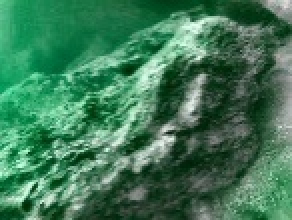
#> input picture examples/paper_samples/enhanced/uccs_rock_05_enhanced.png, 146 x 110 px (shown 2 times larger)
$ python -i no_reference.py   (imports and definitions only)   (older library calls are emulated)
#> lines starting #> are read from the running program, lines starting #| are printed output that depends on the picture
from pathlib import Path
from typing import Dict
import cv2
import numpy as np
from skimage import color, filters, measure


def read_rgb(path: str | Path) -> np.ndarray:
    bgr = cv2.imread(str(path), cv2.IMREAD_COLOR)
#> bgr is the input picture: shape (110, 146, 3); mean B, G, R 87.7, 121.5, 62.6
    if bgr is None:
        raise ValueError(f'Could not read image: {path}')
    return cv2.cvtColor(bgr, cv2.COLOR_BGR2RGB)


def average_gradient(rgb: np.ndarray) -> float:
    gray = cv2.cvtColor(rgb, cv2.COLOR_RGB2GRAY).astype(np.float32)
    gx = cv2.Sobel(gray, cv2.CV_32F, 1, 0, ksize=3)
    gy = cv2.Sobel(gray, cv2.CV_32F, 0, 1, ksize=3)
    return float(np.mean(np.sqrt(gx * gx + gy * gy)))


def colorfulness_contrast_factor(rgb: np.ndarray) -> float:
    lab = color.rgb2lab(rgb / 255.0)
#> lab: shape (110, 146, 3) float64; mean of channels 0, 1, 2 46, -26.1, 13.3
    a = lab[..., 1]
    b = lab[..., 2]
    return float(np.sqrt(np.var(a) + np.var(b)))


def uciqe(rgb: np.ndarray) -> float:
    lab = color.rgb2lab(rgb / 255.0)
    chroma = np.sqrt(lab[..., 1] ** 2 + lab[..., 2] ** 2)
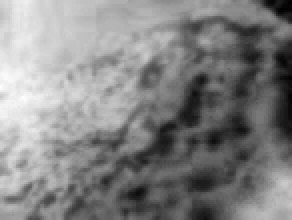
#> chroma: shape (110, 146) float64 (shown 2 times larger); min 0.00332, max 56.86, mean 29.4; drawn with min black and max white
    saturation = chroma / (lab[..., 0] + 1e-6)
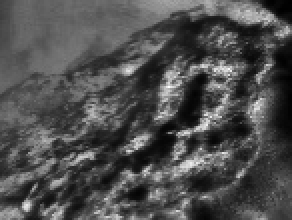
#> saturation: shape (110, 146) float64 (shown 2 times larger); min 5.44e-05, max 2.43, mean 0.75; drawn with min black and max white
    contrast_l = np.percentile(lab[..., 0], 99) - np.percentile(lab[..., 0], 1)
#> contrast_l = 77.28
    return float(0.4680 * np.std(chroma) + 0.2745 * contrast_l + 0.2576 * np.mean(saturation))


def uicm(rgb: np.ndarray) -> float:
    rgb = rgb.astype(np.float32)
    r, g, b = rgb[..., 0], rgb[..., 1], rgb[..., 2]
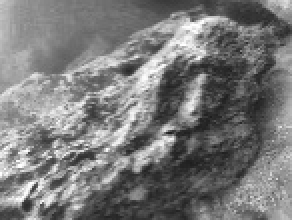
#> g: shape (110, 146) float32 (shown 2 times larger); min 29, max 255, mean 121.5
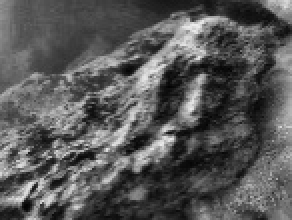
#> b: shape (110, 146) float32 (shown 2 times larger); min 1, max 236, mean 87.7
    rg = r - g
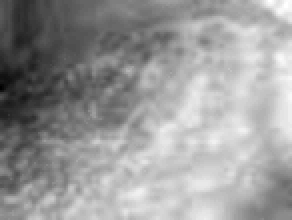
#> rg: shape (110, 146) float32 (shown 2 times larger); min -155, max 4, mean -58.94; drawn with min black and max white
    yb = 0.5 * (r + g) - b
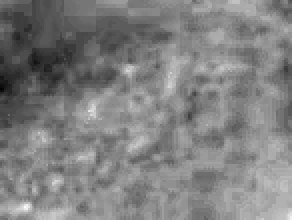
#> yb: shape (110, 146) float32 (shown 2 times larger); min -13, max 21.5, mean 4.4; drawn with min black and max white
    return float(-0.0268 * np.mean(rg) + 0.1586 * np.std(rg) - 0.0986 * np.mean(yb) + 0.2356 * np.std(yb))


def uism(rgb: np.ndarray) -> float:
    gray = cv2.cvtColor(rgb, cv2.COLOR_RGB2GRAY)
    edges = filters.sobel(gray.astype(np.float32) / 255.0)
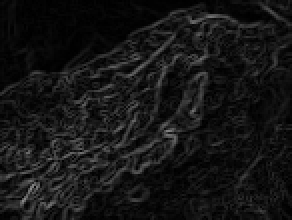
#> edges: shape (110, 146) float32 (shown 2 times larger); min 0, max 0.541, mean 0.0851
    return float(np.mean(edges) * 100.0)


def uiconm(rgb: np.ndarray, block_size: int = 8) -> float:
#> called with block_size = 8
    gray = cv2.cvtColor(rgb, cv2.COLOR_RGB2GRAY).astype(np.float32) / 255.0
    h, w = gray.shape
#> h = 110; w = 146
    vals = []
    for y in range(0, h - block_size + 1, block_size):
        for x in range(0, w - block_size + 1, block_size):
            block = gray[y:y + block_size, x:x + block_size]
            mx, mn = float(block.max()), float(block.min())
            if mx + mn > 1e-6:
                vals.append((mx - mn) / (mx + mn))
#> after the loop, vals = 234 values, max 0.817 at index 154, min 0.0746 at index 2, mean 0.514
    return float(np.mean(vals)) if vals else 0.0


def uiqm(rgb: np.ndarray) -> float:
    return float(0.0282 * uicm(rgb) + 0.2953 * uism(rgb) + 3.5753 * uiconm(rgb))


def entropy_score(rgb: np.ndarray) -> float:
    gray = cv2.cvtColor(rgb, cv2.COLOR_RGB2GRAY)
    return float(measure.shannon_entropy(gray))


def sharpness_laplacian(rgb: np.ndarray) -> float:
    gray = cv2.cvtColor(rgb, cv2.COLOR_RGB2GRAY)
    return float(cv2.Laplacian(gray, cv2.CV_64F).var())


def compute_no_reference_metrics(path: str | Path) -> Dict[str, float]:
    rgb = read_rgb(path)
    return {
        'AG': average_gradient(rgb),
        'CCF': colorfulness_contrast_factor(rgb),
        'UCIQE': uciqe(rgb),
        'UIQM': uiqm(rgb),
        'UICM': uicm(rgb),
        'UISM': uism(rgb),
        'UIConM': uiconm(rgb),
        'Entropy': entropy_score(rgb),
        'Sharpness': sharpness_laplacian(rgb),
    }

>>> result = compute_no_reference_metrics('../../../examples/paper_samples/enhanced/uccs_rock_05_enhanced.png')
#> result = 9 items

$ run again, on examples/paper_samples/enhanced/uccs_seafloor_04_enhanced.png
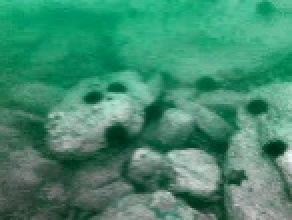
#> input picture examples/paper_samples/enhanced/uccs_seafloor_04_enhanced.png, 146 x 110 px (shown 2 times larger)
#> in read_rgb, bgr is the input picture: shape (110, 146, 3); mean B, G, R 110.8, 138.7, 65.8
#> lab: shape (110, 146, 3) float64; mean of channels 0, 1, 2 52.7, -27.6, 8.8
#> in uciqe, `saturation = chroma / (lab[..., 0] + 1e-6)`:
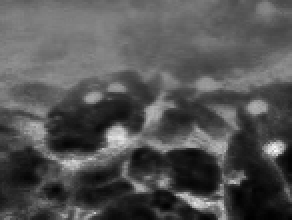
#> saturation: shape (110, 146) float64 (shown 2 times larger); min 5.62e-05, max 1.78, mean 0.585; drawn with min black and max white
#> contrast_l = 60.13
#> in uism, `edges = filters.sobel(gray.astype(np.float32) / 255.0)`:
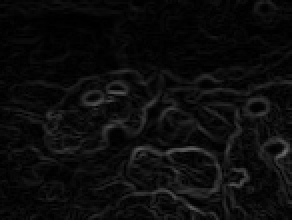
#> edges: shape (110, 146) float32 (shown 2 times larger); min 0, max 0.409, mean 0.0494
#> after the loop in uiconm, `for y in range(0, h - block_size + 1, block_size):`: vals = 234 values, max 0.801 at index 179, min 0.048 at index 45, mean 0.311
#> result = 9 items

$ run again, on examples/paper_samples/enhanced/uieb_coral_02_enhanced.png
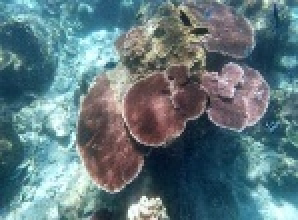
#> input picture examples/paper_samples/enhanced/uieb_coral_02_enhanced.png, 149 x 110 px (shown 2 times larger)
#> in read_rgb, bgr is the input picture: shape (110, 149, 3); mean B, G, R 126.4, 120.3, 96.5
#> lab: shape (110, 149, 3) float64; mean of channels 0, 1, 2 48.4, -5.6, -5.8
#> in uciqe, `saturation = chroma / (lab[..., 0] + 1e-6)`:
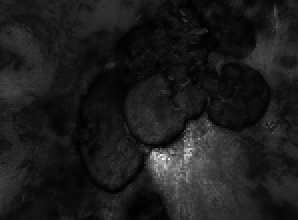
#> saturation: shape (110, 149) float64 (shown 2 times larger); min 5.28e-05, max 3.3, mean 0.374; drawn with min black and max white
#> contrast_l = 87.47
#> in uism, `edges = filters.sobel(gray.astype(np.float32) / 255.0)`:
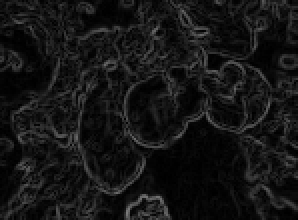
#> edges: shape (110, 149) float32 (shown 2 times larger); min 0, max 0.485, mean 0.0829
#> after the loop in uiconm, `for y in range(0, h - block_size + 1, block_size):`: vals = 234 values, max 0.833 at index 172, min 0.13 at index 70, mean 0.461
#> result = 9 items
